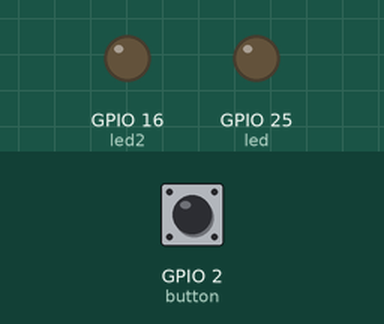
A program run on a simulated Raspberry Pi (BCM pin numbers). On the bench: output pins drawn as LEDs (lit = HIGH). Inputs (shaded band) come from the test bench; at power-on: GPIO 2 (button) HIGH.

Above: at 1.2 s.
1.3 s: GPIO 2 (button) pulled LOW for 0.15 s
At 1.37 s:
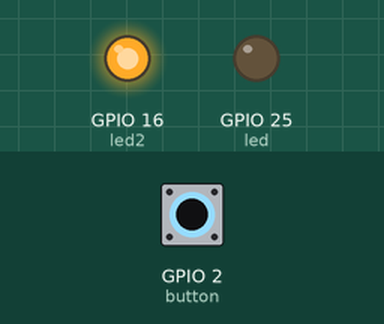
2.9 s: GPIO 2 (button) pulled LOW for 3.2 s
At 6.8 s:
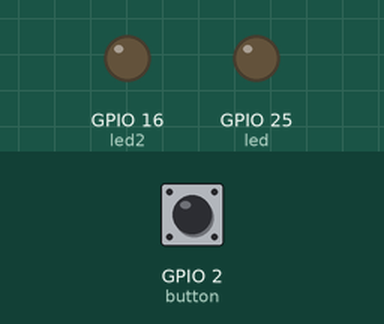
Timing chart, 0 to 8.3 s (numbered marks = the images above; inputs shaded):
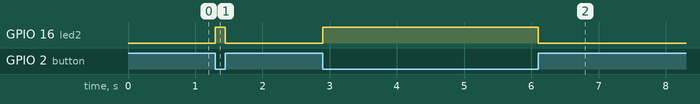

The program:

lab2.py
```python
from gpiozero import LED, Button
from signal import pause

led = LED(25)
led2 = LED(16)
button = Button(2)

button.when_pressed = led.on
button.when_pressed = led2.on
button.when_released = led.off
button.when_released = led2.off

pause()
```

Measured:
- after the input at 1.3 s, GPIO 16 (led2): LOW → HIGH at once, → LOW 0.15 s later
- after the input at 2.9 s, GPIO 16 (led2): LOW → HIGH at once, → LOW 3.2 s later
